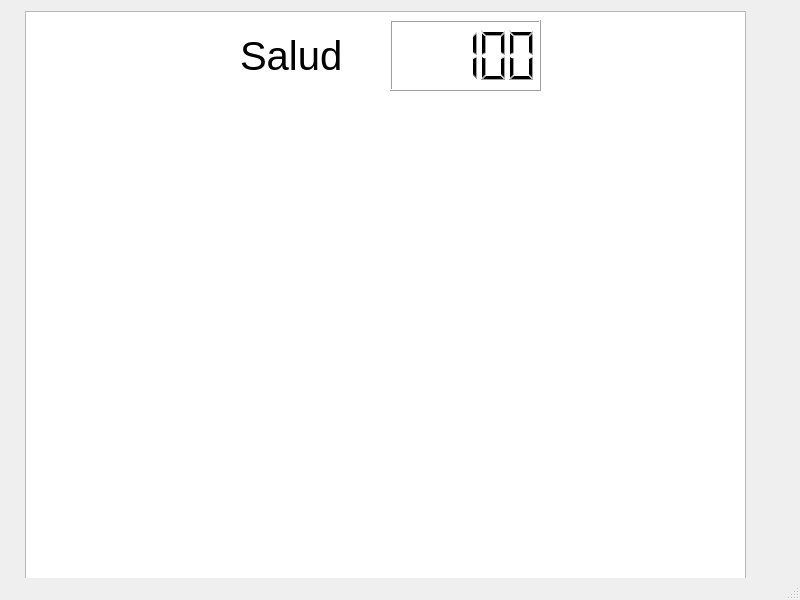
<?xml version="1.0" encoding="UTF-8"?>
<ui version="4.0">
 <class>MainWindow</class>
 <widget class="QMainWindow" name="MainWindow">
  <property name="geometry">
   <rect>
    <x>0</x>
    <y>0</y>
    <width>800</width>
    <height>600</height>
   </rect>
  </property>
  <property name="windowTitle">
   <string>MainWindow</string>
  </property>
  <widget class="QWidget" name="centralwidget">
   <widget class="QGraphicsView" name="graphicsView">
    <property name="geometry">
     <rect>
      <x>25</x>
      <y>11</y>
      <width>721</width>
      <height>601</height>
     </rect>
    </property>
   </widget>
   <widget class="QLCDNumber" name="lcdNumber">
    <property name="geometry">
     <rect>
      <x>390</x>
      <y>20</y>
      <width>151</width>
      <height>71</height>
     </rect>
    </property>
    <property name="intValue" stdset="0">
     <number>100</number>
    </property>
   </widget>
   <widget class="QLabel" name="label">
    <property name="geometry">
     <rect>
      <x>240</x>
      <y>30</y>
      <width>141</width>
      <height>51</height>
     </rect>
    </property>
    <property name="font">
     <font>
      <pointsize>30</pointsize>
     </font>
    </property>
    <property name="text">
     <string>Salud</string>
    </property>
   </widget>
  </widget>
  <widget class="QMenuBar" name="menubar">
   <property name="geometry">
    <rect>
     <x>0</x>
     <y>0</y>
     <width>800</width>
     <height>21</height>
    </rect>
   </property>
  </widget>
  <widget class="QStatusBar" name="statusbar"/>
 </widget>
 <resources/>
 <connections/>
</ui>
